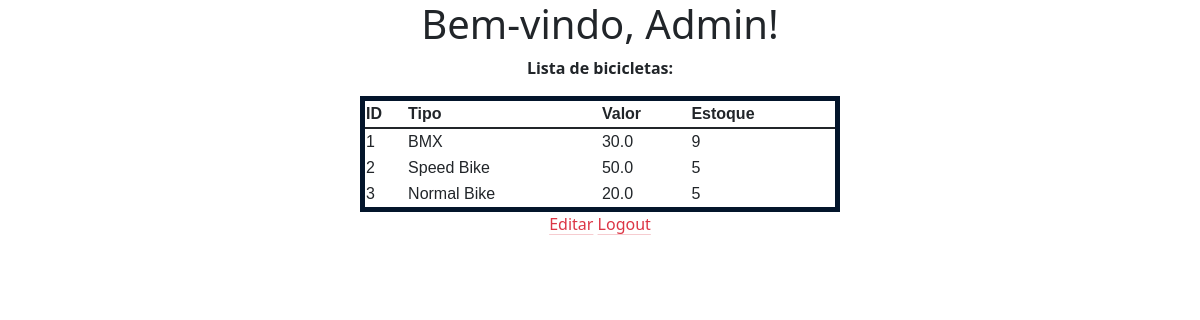
/admin, run on an earlier commit of the app's database.
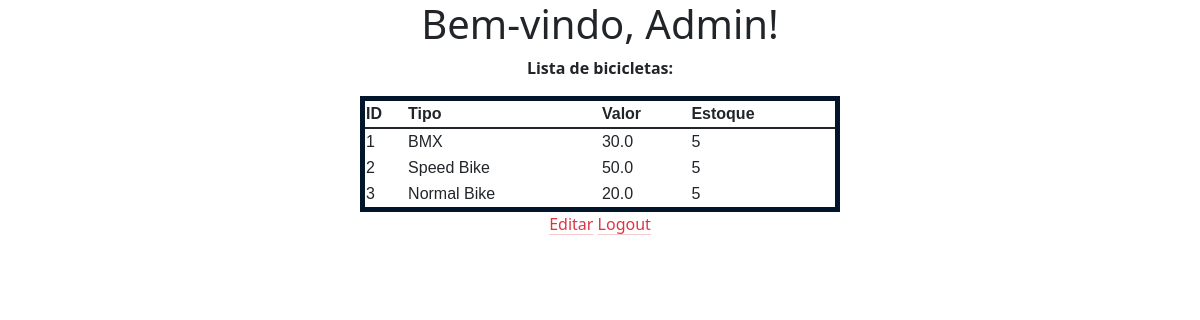
And on a later commit of the database.
### tables this page shows
CREATE TABLE bicicletas
             (id INTEGER PRIMARY KEY,
             tipo TEXT NOT NULL,
             valor REAL NOT NULL,
             estoque INTEGER NOT NULL);

### projeto_conclus-o_python/projeto_conclusao_shift-python-main/app.py (the view)
@app.route('/admin', methods=["POST", "GET"])
def admin():
    conn = sqlite3.connect('Bikes.db')
    c = conn.cursor()
    c.execute('SELECT * FROM bicicletas')
    bicicletas = c.fetchall()
    conn.close()
    return render_template('admin.html', bicicletas=bicicletas)

### projeto_conclus-o_python/projeto_conclusao_shift-python-main/templates/admin.html (shortened to what this page needs)
<!DOCTYPE html>
<html lang="en">
<head>
    <link rel="stylesheet" type="text/css" href="{{ url_for('static', filename='style.css') }}">
    <link href="https://cdn.jsdelivr.net/npm/bootstrap@5.3.0-alpha3/dist/css/bootstrap.min.css" rel="stylesheet"
>
</head>
<body>
    {% block content %}
    <h1>Bem-vindo, Admin!</h1>
    <p>Lista de bicicletas:</p>
    <table align="center" class="table-admin table-striped table-hover ">
        <thead>
            <tr>
                <th scope="col">ID</th>
                <th scope="col">Tipo</th>
                <th scope="col">Valor</th>
                <th scope="col">Estoque</th>
            </tr>
        </thead>
        <tbody class="table-group-divider">
            {% for bicicleta in bicicletas %}
            <tr>
                <td>{{ bicicleta[0] }}</td>
                <td>{{ bicicleta[1] }}</td>
                <td>{{ bicicleta[2] }}</td>
                <td>{{ bicicleta[3] }}</td>
            </tr>
            {% endfor %}
        </tbody>
    </table>
    {% endblock %}
    <div align="center"><a class="link-danger link-offset-2 link-underline-opacity-25 link-underline-opacity-100-hover"
            href="{{ url_for('edicao') }}">Editar</a>
        <a class="link-danger link-offset-2 link-underline-opacity-25 link-underline-opacity-100-hover"
            href="{{ url_for('logout') }}">Logout</a>
    </div>
</body>
</html>

### projeto_conclus-o_python/projeto_conclusao_shift-python-main/static/style.css (style rules this page uses)
body { font-size: 16px; font-weight: 400; line-height: 1.5; }
h1, h2, h3, h4, h5, h6 , p { font-weight: 700; margin-top: 0; font-weight: bold; text-align: center; }
p { margin-bottom: 1rem; }
.table-admin { border: #03152b 5px solid; width : 40%; font-family: 'Franklin Gothic Medium', 'Arial Narrow', Arial, sans-serif; }

What changed in the data, as far as the page shows it:
changed bicicletas "BMX": estoque "9" → "5"
